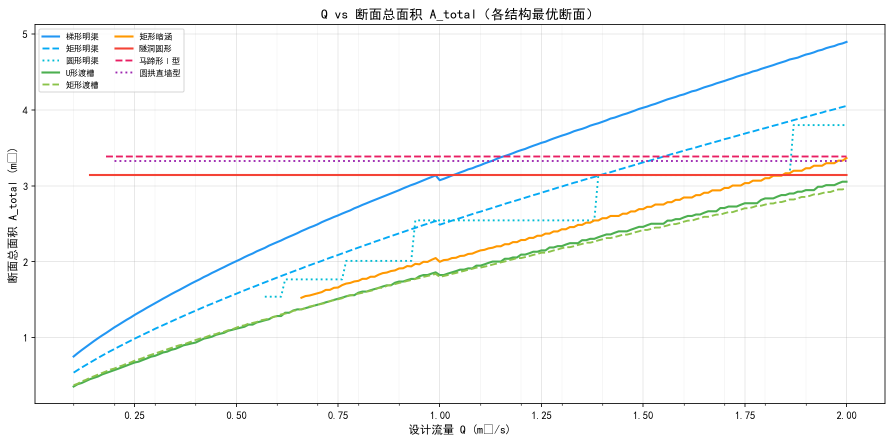
#> input picture tools/最优断面_图1_断面总面积.png, 1785 x 885 px, given in place of 曲线形反弯扭曲面.png, which was not available (shown at 1/2 size)
$ python gen_k12_embed.py
#> lines starting #> are read from the running program, lines starting #| are printed output that depends on the picture
# -*- coding: utf-8 -*-
"""生成 K.1.2 示意图嵌入数据模块"""
from PIL import Image
import os, io, base64

d = r'C:\Users\大渔\Desktop\V1.0\倒虹吸水力计算系统\resources\渐变段图片'
names = ['曲线形反弯扭曲面', '直线形扭曲面', '圆弧直墙', '八字形', '直角形']
out_path = r'C:\Users\大渔\Desktop\V1.0\推求水面线\ui\k12_images_data.py'

lines = []
lines.append('# -*- coding: utf-8 -*-')
lines.append('"""')
lines.append('表K.1.2 渐变段示意图 - 嵌入式图片数据')
lines.append('图片已压缩为 JPEG 格式并 base64 编码，无需依赖外部图片文件。')
lines.append('"""')
lines.append('')
lines.append('import base64')
lines.append('import io')
lines.append('')
lines.append('')
lines.append('# 各型式示意图的 base64 编码数据')
lines.append('_K12_IMAGE_DATA = {')

for name in names:
    img = Image.open(os.path.join(d, f'{name}.png')).convert('RGB')
    ratio = 800 / img.width
#> ratio = 0.448
    new_h = int(img.height * ratio)
#> new_h = 396
    img = img.resize((800, new_h), Image.LANCZOS)
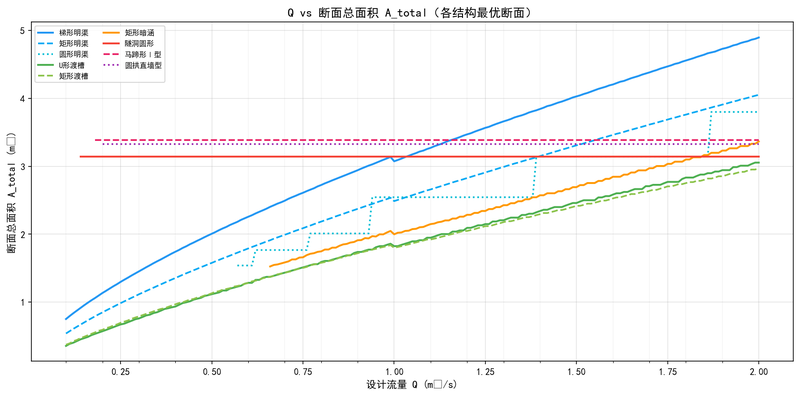
#> img: PIL image 800x396 RGB; mean R, G, B 247.8, 247.7, 247.5
    buf = io.BytesIO()
    img.save(buf, format='JPEG', quality=85)
    b64 = base64.b64encode(buf.getvalue()).decode('ascii')
    # 每行76字符拼接
    chunks = [b64[i:i+76] for i in range(0, len(b64), 76)]
    lines.append(f'    "{name}": (')
    for chunk in chunks:
        lines.append(f'        "{chunk}"')
    lines.append('    ),')
#> pass 2 of the loop `for name in names:`:
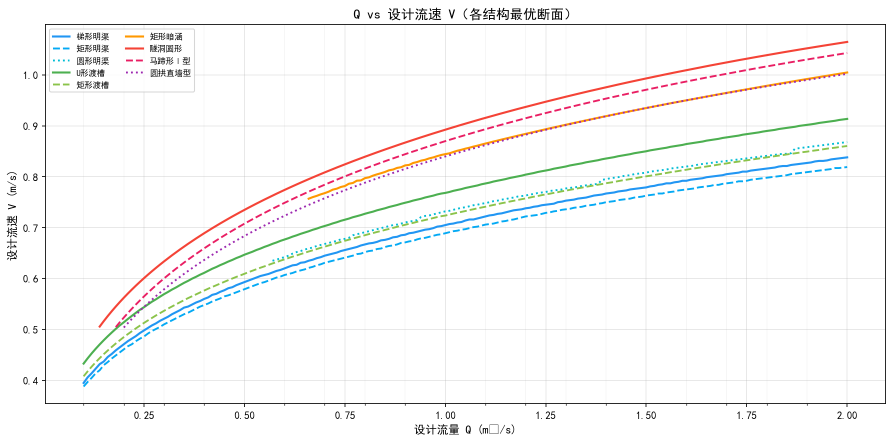
#> input picture tools/最优断面_图2_设计流速.png, 1785 x 885 px, given in place of 直线形扭曲面.png, which was not available (shown at 1/2 size)
#> `img = img.resize((800, new_h), Image.LANCZOS)`:
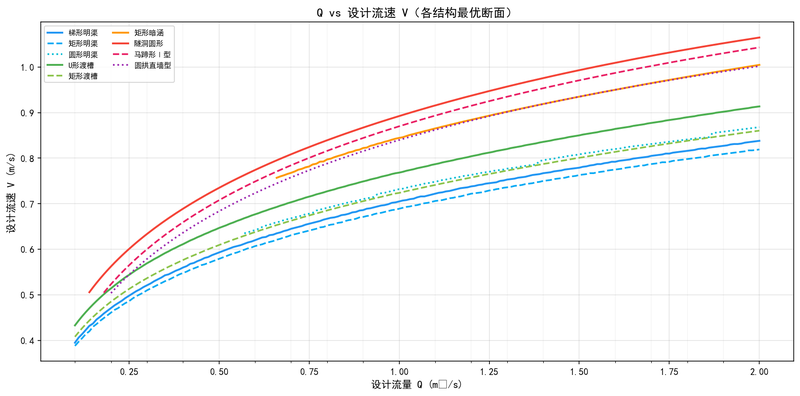
#> img: PIL image 800x396 RGB; mean R, G, B 247.6, 247.6, 247.4
#> (the run stopped early here; a loop or call above may not have finished)
